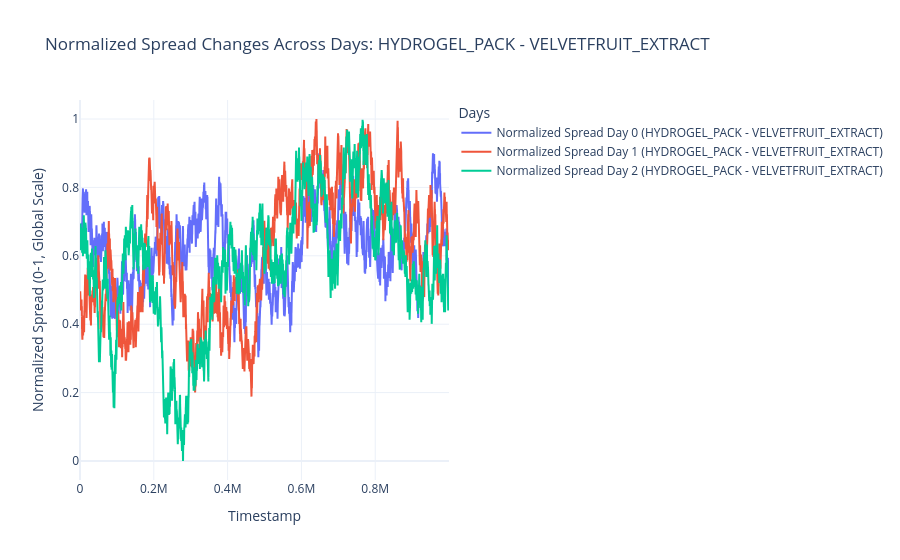

Write notebook code for a chart like this one.
### Code cell
# Normalized Spread Changes Analysis (Across Days)
days = [0, 1, 2]

# First, compute global min and max of spreads across all days
all_spreads = []
for day in days:
    subset = df_total[(df_total['product'].isin(["HYDROGEL_PACK", "VELVETFRUIT_EXTRACT"])) & (df_total['day'] == day)].copy()
    if subset.empty:
        continue
    subset['mid_price'] = subset['mid_price'].replace(0, np.nan)
    hydro_df = None
    velvet_df = None
    for product in ["HYDROGEL_PACK", "VELVETFRUIT_EXTRACT"]:
        prod_subset = subset[subset['product'] == product].copy()
        if prod_subset.empty:
            continue
        if product == "HYDROGEL_PACK":
            hydro_df = prod_subset[['timestamp', 'mid_price']].rename(columns={'mid_price': 'hydro_price'})
        else:
            velvet_df = prod_subset[['timestamp', 'mid_price']].rename(columns={'mid_price': 'velvet_price'})
    if hydro_df is not None and velvet_df is not None:
        merged = pd.merge(hydro_df, velvet_df, on='timestamp', how='outer').sort_values('timestamp')
        merged['spread'] = merged['hydro_price'] - merged['velvet_price']
        all_spreads.extend(merged['spread'].dropna().tolist())

global_min = min(all_spreads) if all_spreads else 0
global_max = max(all_spreads) if all_spreads else 1

# Now, create the plot
fig = go.Figure()

for day in days:
    # Filter for both products
    subset = df_total[(df_total['product'].isin(["HYDROGEL_PACK", "VELVETFRUIT_EXTRACT"])) & (df_total['day'] == day)].copy()
    
    if subset.empty:
        print(f"Skipping day {day}: No data found.")
        continue
    
    # Handle Mid Price
    subset['mid_price'] = subset['mid_price'].replace(0, np.nan)

    # Compute raw prices for each product
    hydro_df = None
    velvet_df = None
    
    for product in ["HYDROGEL_PACK", "VELVETFRUIT_EXTRACT"]:
        prod_subset = subset[subset['product'] == product].copy()
        
        if prod_subset.empty:
            continue
        
        if product == "HYDROGEL_PACK":
            hydro_df = prod_subset[['timestamp', 'mid_price']].rename(columns={'mid_price': 'hydro_price'})
        else:
            velvet_df = prod_subset[['timestamp', 'mid_price']].rename(columns={'mid_price': 'velvet_price'})
    
    # Merge the dataframes on timestamp
    if hydro_df is not None and velvet_df is not None:
        merged = pd.merge(hydro_df, velvet_df, on='timestamp', how='outer').sort_values('timestamp')
        merged['spread'] = merged['hydro_price'] - merged['velvet_price']
        
        # Normalize the spread using global min-max
        if global_max != global_min:
            merged['normalized_spread'] = (merged['spread'] - global_min) / (global_max - global_min)
        else:
            merged['normalized_spread'] = 0
        
        # Add trace for normalized spread
        fig.add_trace(go.Scatter(x=merged['timestamp'], y=merged['normalized_spread'], 
                                 name=f'Normalized Spread Day {day} (HYDROGEL_PACK - VELVETFRUIT_EXTRACT)', mode='lines'))
        
    else:
        print(f"Data missing for one or both products on day {day}.")

# Layout Customization
fig.update_layout(
    title='Normalized Spread Changes Across Days: HYDROGEL_PACK - VELVETFRUIT_EXTRACT',
    xaxis_title='Timestamp',
    yaxis_title='Normalized Spread (0-1, Global Scale)',
    legend_title='Days',
    template='plotly_white',
    hovermode='x unified'
)

fig.show()

### Figure 1 — Plotly figure (JSON) as saved in the notebook; plotly's stock layout.template omitted (floating-point values rounded to 4 significant figures; data arrays with more than 128 entries replaced by an {"elided": "..."} marker saying what was removed)
{"data": [{"mode": "lines", "name": "Normalized Spread Day 0 (HYDROGEL_PACK - VELVETFRUIT_EXTRACT)", "type": "scatter", "x": {"elided": "10000 int values"}, "y": {"elided": "10000 float values"}}, {"mode": "lines", "name": "Normalized Spread Day 1 (HYDROGEL_PACK - VELVETFRUIT_EXTRACT)", "type": "scatter", "x": {"elided": "10000 int values"}, "y": {"elided": "10000 float values"}}, {"mode": "lines", "name": "Normalized Spread Day 2 (HYDROGEL_PACK - VELVETFRUIT_EXTRACT)", "type": "scatter", "x": {"elided": "10000 int values"}, "y": {"elided": "10000 float values"}}], "layout": {"hovermode": "x unified", "legend": {"title": {"text": "Days"}}, "title": {"text": "Normalized Spread Changes Across Days: HYDROGEL_PACK - VELVETFRUIT_EXTRACT"}, "xaxis": {"title": {"text": "Timestamp"}}, "yaxis": {"title": {"text": "Normalized Spread (0-1, Global Scale)"}}}}
